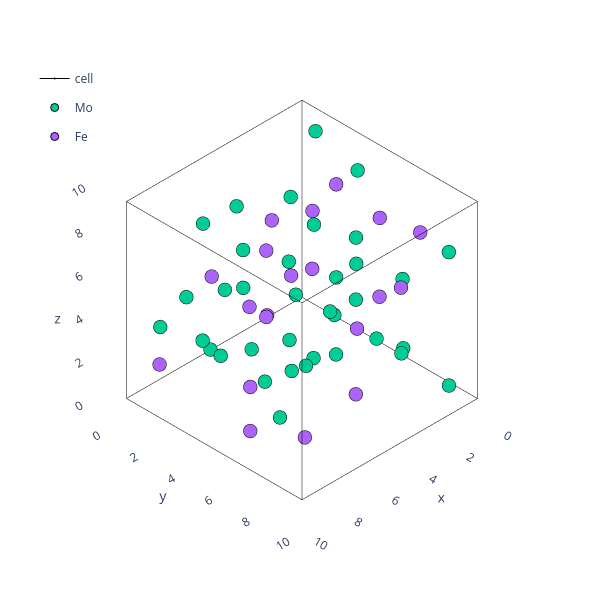

Notebook cell for this chart:
### Code cell
theatoms=AtomsObjects['delta']['Atoms'].atoms.sample(n=1).iloc[0]
plotting.plotly_atoms(theatoms)

### Figure 1 — Plotly figure (JSON) as saved in the notebook; plotly's stock layout.template omitted (floating-point values rounded to 4 significant figures)
{"data": [{"hoverinfo": "skip", "legendgroup": "cell", "line": {"color": "black", "width": 1}, "marker": {"size": 0.01}, "name": "cell", "showlegend": false, "type": "scatter3d", "x": [0.0, 9.398], "y": [0, 0], "z": [0, 0]}, {"hoverinfo": "skip", "legendgroup": "cell", "line": {"color": "black", "width": 1}, "marker": {"size": 0.01}, "name": "cell", "showlegend": false, "type": "scatter3d", "x": [0, 0], "y": [0.0, 9.398], "z": [0, 0]}, {"hoverinfo": "skip", "legendgroup": "cell", "line": {"color": "black", "width": 1}, "marker": {"size": 0.01}, "name": "cell", "showlegend": false, "type": "scatter3d", "x": [0, 0], "y": [0, 0], "z": [0.0, 9.134]}, {"hoverinfo": "skip", "legendgroup": "cell", "line": {"color": "black", "width": 1}, "marker": {"size": 0.01}, "name": "cell", "showlegend": false, "type": "scatter3d", "x": [9.398, 9.398], "y": [0.0, 9.398], "z": [0, 0]}, {"hoverinfo": "skip", "legendgroup": "cell", "line": {"color": "black", "width": 1}, "marker": {"size": 0.01}, "name": "cell", "showlegend": false, "type": "scatter3d", "x": [0.0, 9.398], "y": [9.398, 9.398], "z": [0, 0]}, {"hoverinfo": "skip", "legendgroup": "cell", "line": {"color": "black", "width": 1}, "marker": {"size": 0.01}, "name": "cell", "showlegend": false, "type": "scatter3d", "x": [9.398, 9.398], "y": [9.398, 9.398], "z": [0.0, 9.134]}, {"hoverinfo": "skip", "legendgroup": "cell", "line": {"color": "black", "width": 1}, "marker": {"size": 0.01}, "name": "cell", "showlegend": false, "type": "scatter3d", "x": [9.398, 9.398], "y": [0, 0], "z": [0.0, 9.134]}, {"hoverinfo": "skip", "legendgroup": "cell", "line": {"color": "black", "width": 1}, "marker": {"size": 0.01}, "name": "cell", "showlegend": false, "type": "scatter3d", "x": [0, 0], "y": [9.398, 9.398], "z": [0.0, 9.134]}, {"hoverinfo": "skip", "legendgroup": "cell", "line": {"color": "black", "width": 1}, "marker": {"size": 0.01}, "name": "cell", "showlegend": false, "type": "scatter3d", "x": [0.0, 9.398], "y": [0, 0], "z": [9.134, 9.134]}, {"hoverinfo": "skip", "legendgroup": "cell", "line": {"color": "black", "width": 1}, "marker": {"size": 0.01}, "name": "cell", "showlegend": false, "type": "scatter3d", "x": [0, 0], "y": [0.0, 9.398], "z": [9.134, 9.134]}, {"hoverinfo": "skip", "legendgroup": "cell", "line": {"color": "black", "width": 1}, "marker": {"size": 0.01}, "name": "cell", "showlegend": false, "type": "scatter3d", "x": [0.0, 9.398], "y": [9.398, 9.398], "z": [9.134, 9.134]}, {"hoverinfo": "skip", "legendgroup": "cell", "line": {"color": "black", "width": 1}, "marker": {"size": 0.01}, "name": "cell", "showlegend": true, "type": "scatter3d", "x": [9.398, 9.398], "y": [0.0, 9.398], "z": [9.134, 9.134]}, {"hovertext": ["Mo0", "Mo1", "Mo2", "Mo3", "Mo4", "Mo5", "Mo6", "Mo7", "Mo8", "Mo9", "Mo10", "Mo11", "Mo12", "Mo13", "Mo14", "Mo15", "Mo16", "Mo17", "Mo18", "Mo19", "Mo20", "Mo21", "Mo22", "Mo23", "Mo24", "Mo25", "Mo26", "Mo27", "Mo28", "Mo29", "Mo30", "Mo31", "Mo32", "Mo33", "Mo34", "Mo35"], "marker": {"line": {"color": "black", "width": 1}}, "mode": "markers", "name": "Mo", "type": "scatter3d", "x": [1.657, 6.356, 7.741, 3.042, 0.3177, 5.017, 9.081, 4.381, 2.489, 7.188, 6.91, 2.21, 2.994, 7.693, 6.404, 1.705, 0.969, 5.668, 8.429, 3.73, 4.247, 8.946, 5.151, 0.4521, 4.158, 8.857, 5.24, 0.5413, 3.648, 8.347, 5.75, 1.051, 0.6391, 5.338, 8.759, 4.06], "y": [4.541, 0.1579, 9.24, 4.857, 3.194, 1.506, 7.893, 6.205, 1.873, 2.826, 6.572, 7.525, 2.316, 2.383, 7.015, 7.082, 3.94, 0.7594, 8.639, 5.458, 1.084, 3.615, 5.783, 8.315, 3.442, 1.257, 8.141, 5.957, 0.4915, 4.208, 5.191, 8.907, 1.355, 3.344, 6.054, 8.043], "z": [5.869, 3.265, 7.832, 1.302, 1.651, 7.484, 2.917, 6.218, 6.838, 2.296, 6.863, 2.271, 0.6759, 8.458, 3.891, 5.243, 8.342, 0.7919, 5.359, 3.775, 4.861, 4.273, 8.84, 0.2941, 5.454, 3.68, 8.247, 0.8869, 2.51, 6.624, 2.057, 7.077, 8.704, 0.4302, 4.997, 4.137]}, {"hovertext": ["Fe0", "Fe1", "Fe2", "Fe3", "Fe4", "Fe5", "Fe6", "Fe7", "Fe8", "Fe9", "Fe10", "Fe11", "Fe12", "Fe13", "Fe14", "Fe15", "Fe16", "Fe17", "Fe18", "Fe19"], "marker": {"line": {"color": "black", "width": 1}}, "mode": "markers", "name": "Fe", "type": "scatter3d", "x": [2.151, 6.85, 7.247, 2.548, 0.02725, 4.726, 9.371, 4.672, 1.772, 6.471, 7.627, 2.928, 1.257, 5.956, 8.142, 3.443, 3.541, 8.24, 5.857, 1.158], "y": [2.693, 2.007, 7.392, 6.706, 1.851, 2.849, 6.55, 7.548, 0.1476, 4.552, 4.847, 9.251, 0.6645, 4.035, 5.364, 8.734, 4.096, 0.6034, 8.795, 5.302], "z": [3.743, 5.391, 0.8239, 8.31, 6.181, 2.953, 7.52, 1.614, 4.53, 4.604, 0.03654, 9.098, 1.97, 7.164, 2.597, 6.537, 7.825, 1.309, 5.876, 3.258]}], "layout": {"height": 600, "legend": {"x": 0.05, "xanchor": "left", "y": 0.9, "yanchor": "top"}, "margin": {"b": 5, "l": 5, "r": 0.5, "t": 5}, "scene": {"aspectmode": "data", "camera": {"projection": {"type": "orthographic"}}, "xaxis": {"range": [-0.9398, 10.34], "showbackground": false, "showgrid": false}, "yaxis": {"range": [-0.9398, 10.34], "showbackground": false, "showgrid": false}, "zaxis": {"range": [-0.9134, 10.05], "showbackground": false, "showgrid": false}}, "width": 600}}
